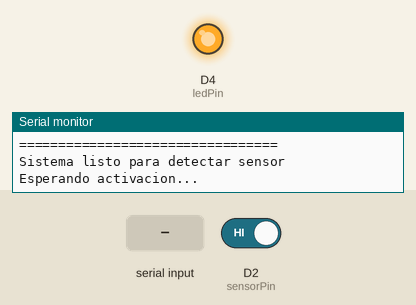
A sketch run on a simulated ESP8266 (NodeMCU). Shown: output pins drawn as LEDs (lit = HIGH), the last lines printed to the serial monitor. Dashed ring = blinking. Inputs (shaded band) come from the test bench; at power-on: D2 (sensorPin) HIGH.

Above: at 3.4 s.
3.5 s: D2 (sensorPin) driven LOW
At 4.3 s:
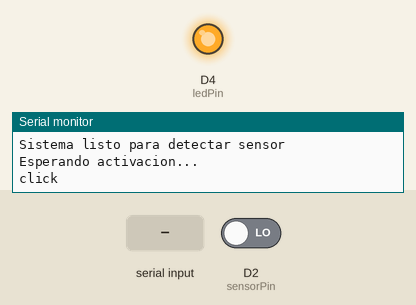
5.0 s: "TEST_SENSOR\n" received over Serial
At 5.1 s:
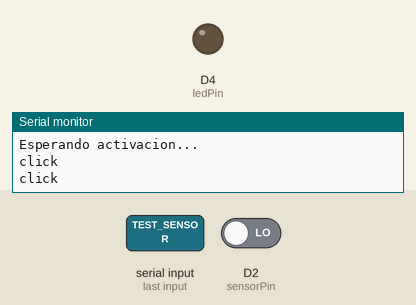
8.2 s: "INIT\n" received over Serial
At 8.35 s:
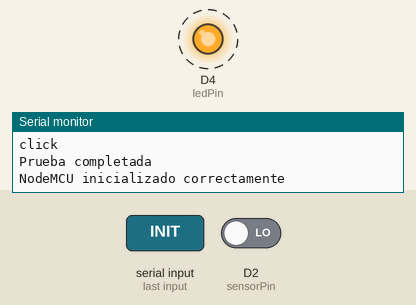
Timing chart, 0 to 10.7 s (numbered marks = the images above; inputs shaded):
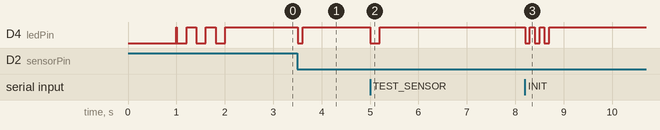

The sketch:

nodemcu-sensor-hw511.ino
```cpp
/*
 * ===================================================================
 * BIKE RACE GAME - NodeMCU + Sensor HW-511
 * VERSIÓN 15 STABLE - Código Corregido para problema "?"
 * ===================================================================
 *
 * CONEXIONES:
 * - Sensor HW-511 VCC → NodeMCU 3.3V
 * - Sensor HW-511 GND → NodeMCU GND
 * - Sensor HW-511 OUT → NodeMCU D2
 *
 * CONFIGURACIÓN MONITOR SERIE:
 * - Velocidad: 115200 baudios
 * - Final de línea: "Ambos NL & CR"
 *
 */

const int sensorPin = D2;        // Pin del sensor infrarrojo
const int ledPin = LED_BUILTIN;  // LED integrado del NodeMCU

// Variables de estado
bool lastState = HIGH;
unsigned long lastTime = 0;
const unsigned long DEBOUNCE_DELAY = 300; // Anti-rebote en milisegundos

void setup() {
  // Inicializar comunicación serial con baudrate correcto
  Serial.begin(115200);

  // IMPORTANTE: Esperar a que el serial esté listo
  while (!Serial) {
    ; // Esperar conexión serial
  }

  // Pequeño delay adicional para estabilización
  delay(1000);

  // Configurar pines
  pinMode(sensorPin, INPUT_PULLUP);
  pinMode(ledPin, OUTPUT);
  digitalWrite(ledPin, HIGH); // LED apagado (en NodeMCU HIGH = apagado)

  // Mensajes de inicialización
  Serial.println();
  Serial.println("=================================");
  Serial.println("BIKE RACE GAME V15 STABLE");
  Serial.println("NodeMCU + Sensor HW-511");
  Serial.println("=================================");
  Serial.println();
  Serial.println("Sistema listo para detectar sensor");
  Serial.println("Esperando activacion...");
  Serial.println();

  // Parpadeo de confirmación
  for (int i = 0; i < 3; i++) {
    digitalWrite(ledPin, LOW);
    delay(200);
    digitalWrite(ledPin, HIGH);
    delay(200);
  }
}

void loop() {
  // Leer estado actual del sensor
  bool currentState = digitalRead(sensorPin);

  // Detectar flanco descendente (HIGH → LOW = objeto detectado)
  if (currentState == LOW && lastState == HIGH) {
    unsigned long currentTime = millis();

    // Anti-rebote: solo procesar si pasó suficiente tiempo
    if (currentTime - lastTime > DEBOUNCE_DELAY) {
      // ENVIAR MENSAJE SIMPLE Y CLARO
      Serial.println("click");

      // Feedback visual con LED
      digitalWrite(ledPin, LOW);  // Encender LED
      delay(100);
      digitalWrite(ledPin, HIGH); // Apagar LED

      // Actualizar tiempo del último click
      lastTime = currentTime;
    }
  }

  // Guardar estado para próxima iteración
  lastState = currentState;

  // Procesar comandos desde la aplicación web
  if (Serial.available() > 0) {
    String comando = Serial.readStringUntil('\n');
    comando.trim(); // Eliminar espacios y saltos de línea

    procesarComando(comando);
  }

  // Delay pequeño para estabilidad
  delay(10);
}

void procesarComando(String cmd) {
  if (cmd == "TEST_SENSOR") {
    // Comando de prueba - simular activación
    Serial.println("click");

    // Parpadeo largo de confirmación
    digitalWrite(ledPin, LOW);
    delay(200);
    digitalWrite(ledPin, HIGH);

    Serial.println("Prueba completada");
  }
  else if (cmd == "STATUS") {
    // Reportar estado actual del sistema
    Serial.println("=== ESTADO DEL SISTEMA ===");
    Serial.print("Sensor: ");
    Serial.println(digitalRead(sensorPin) == HIGH ? "HIGH (sin objeto)" : "LOW (objeto detectado)");
    Serial.print("LED: ");
    Serial.println(digitalRead(ledPin) == HIGH ? "OFF" : "ON");
    Serial.print("Uptime: ");
    Serial.print(millis() / 1000);
    Serial.println(" segundos");
    Serial.println("==========================");
  }
  else if (cmd == "INIT") {
    // Comando de inicialización desde la app
    Serial.println("NodeMCU inicializado correctamente");

    // Parpadeo de confirmación
    for (int i = 0; i < 3; i++) {
      digitalWrite(ledPin, LOW);
      delay(100);
      digitalWrite(ledPin, HIGH);
      delay(100);
    }
  }
  else if (cmd == "PING") {
    // Comando ping-pong para verificar comunicación
    Serial.println("PONG");
  }
  else if (cmd != "") {
    // Comando no reconocido
    Serial.print("Comando no reconocido: ");
    Serial.println(cmd);
  }
}
```

Measured:
- after the input at 3.5 s, D4 (ledPin): HIGH → LOW at once, → HIGH 0.10 s later
- after the input at 5.0 s, D4 (ledPin): HIGH → LOW at once, → HIGH 0.20 s later
- after the input at 8.2 s, D4 (ledPin): alternates HIGH for 0.10 s and LOW for 0.10 s, 6 changes in all, then stays HIGH, starting at once
